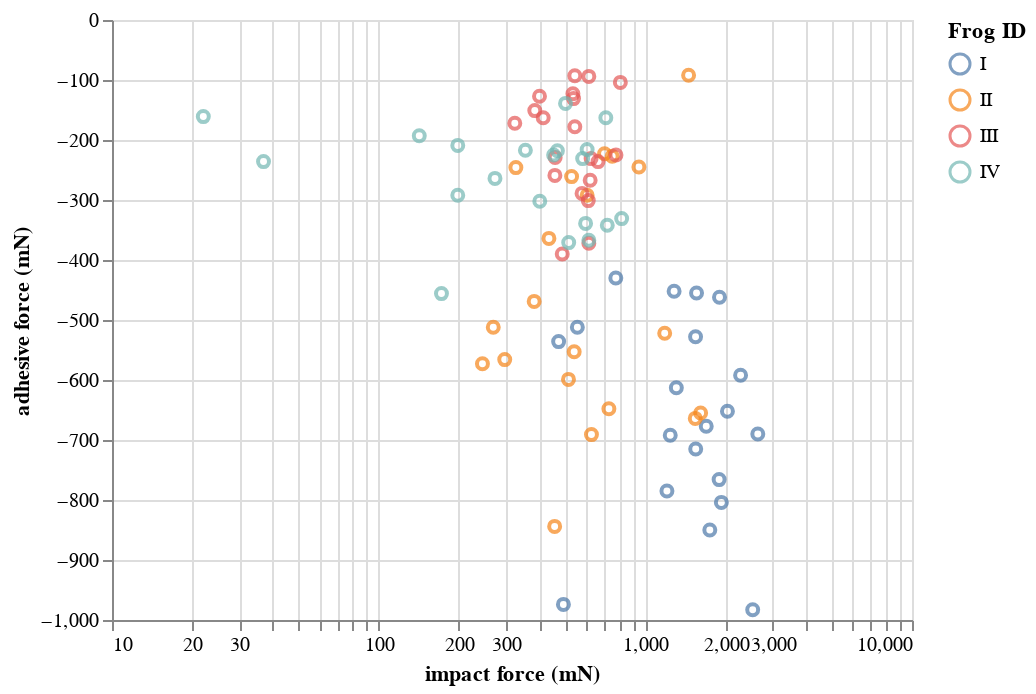

Write notebook code for a chart like this one.
### Code cell
alt.Chart(df
    ).mark_point(
    ).encode(
        x=alt.X('impact force (mN):Q',
                scale=alt.Scale(type='log')),
        y='adhesive force (mN):Q',
        color=alt.Color('ID:N',
                       title='Frog ID'))
